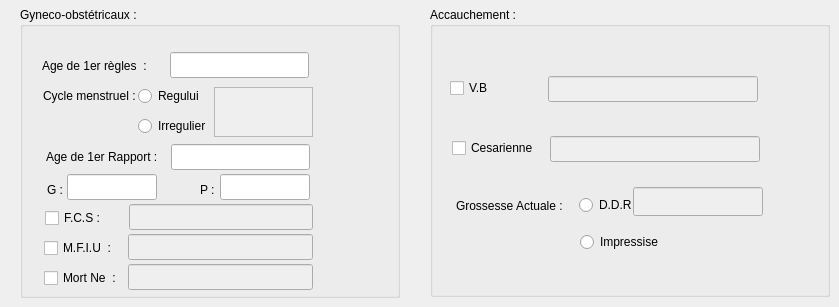
    <widget class="QWidget" name="tab_2">
     <attribute name="title">
      <string>Gyneco-obstétricaux</string>
     </attribute>
     <widget class="QGroupBox" name="groupBox_3">
      <property name="enabled">
       <bool>true</bool>
      </property>
      <property name="geometry">
       <rect>
        <x>20</x>
        <y>7</y>
        <width>380</width>
        <height>291</height>
       </rect>
      </property>
      <property name="title">
       <string>Gyneco-obstétricaux :</string>
      </property>
      <widget class="QLabel" name="label_37">
       <property name="geometry">
        <rect>
         <x>22</x>
         <y>50</y>
         <width>110</width>
         <height>17</height>
        </rect>
       </property>
       <property name="text">
        <string>Age de 1er règles  :</string>
       </property>
      </widget>
      <widget class="QLabel" name="label_38">
       <property name="geometry">
        <rect>
         <x>23</x>
         <y>80</y>
         <width>110</width>
         <height>17</height>
        </rect>
       </property>
       <property name="text">
        <string>Cycle menstruel :</string>
       </property>
      </widget>
      <widget class="QLabel" name="label_39">
       <property name="geometry">
        <rect>
         <x>26</x>
         <y>141</y>
         <width>115</width>
         <height>17</height>
        </rect>
       </property>
       <property name="text">
        <string>Age de 1er Rapport :</string>
       </property>
      </widget>
      <widget class="QLabel" name="label_40">
       <property name="geometry">
        <rect>
         <x>27</x>
         <y>174</y>
         <width>18</width>
         <height>17</height>
        </rect>
       </property>
       <property name="text">
        <string>G :</string>
       </property>
      </widget>
      <widget class="QLabel" name="label_41">
       <property name="geometry">
        <rect>
         <x>180</x>
         <y>174</y>
         <width>18</width>
         <height>17</height>
        </rect>
       </property>
       <property name="text">
        <string>P :</string>
       </property>
      </widget>
      <widget class="QLineEdit" name="G_lineEdit">
       <property name="geometry">
        <rect>
         <x>47</x>
         <y>167</y>
         <width>90</width>
         <height>26</height>
        </rect>
       </property>
      </widget>
      <widget class="QLineEdit" name="P_lineEdit">
       <property name="geometry">
        <rect>
         <x>200</x>
         <y>167</y>
         <width>90</width>
         <height>26</height>
        </rect>
       </property>
      </widget>
      <widget class="QCheckBox" name="fcs_checkBox">
       <property name="geometry">
        <rect>
         <x>25</x>
         <y>200</y>
         <width>57</width>
         <height>22</height>
        </rect>
       </property>
       <property name="text">
        <string>F.C.S :</string>
       </property>
      </widget>
      <widget class="QLineEdit" name="fcs_lineEdit">
       <property name="enabled">
        <bool>false</bool>
       </property>
       <property name="geometry">
        <rect>
         <x>109</x>
         <y>197</y>
         <width>184</width>
         <height>26</height>
        </rect>
       </property>
      </widget>
      <widget class="QCheckBox" name="mfiu_checkBox">
       <property name="geometry">
        <rect>
         <x>24</x>
         <y>230</y>
         <width>70</width>
         <height>22</height>
        </rect>
       </property>
       <property name="text">
        <string>M.F.I.U  :</string>
       </property>
      </widget>
      <widget class="QLineEdit" name="mfiu_lineEdit">
       <property name="enabled">
        <bool>false</bool>
       </property>
       <property name="geometry">
        <rect>
         <x>108</x>
         <y>227</y>
         <width>185</width>
         <height>26</height>
        </rect>
       </property>
      </widget>
      <widget class="QLineEdit" name="mort_ne_lineEdit">
       <property name="enabled">
        <bool>false</bool>
       </property>
       <property name="geometry">
        <rect>
         <x>108</x>
         <y>257</y>
         <width>185</width>
         <height>26</height>
        </rect>
       </property>
       <property name="text">
        <string/>
       </property>
      </widget>
      <widget class="QCheckBox" name="mort_ne_checkBox">
       <property name="geometry">
        <rect>
         <x>24</x>
         <y>260</y>
         <width>80</width>
         <height>22</height>
        </rect>
       </property>
       <property name="text">
        <string>Mort Ne  :</string>
       </property>
      </widget>
      <widget class="QLineEdit" name="first_rapport_age_lineEdit">
       <property name="geometry">
        <rect>
         <x>151</x>
         <y>137</y>
         <width>139</width>
         <height>26</height>
        </rect>
       </property>
      </widget>
      <widget class="QRadioButton" name="regului_radioButton">
       <property name="geometry">
        <rect>
         <x>118</x>
         <y>78</y>
         <width>76</width>
         <height>22</height>
        </rect>
       </property>
       <property name="text">
        <string>Regului</string>
       </property>
      </widget>
      <widget class="QRadioButton" name="inregului_radioButton">
       <property name="geometry">
        <rect>
         <x>118</x>
         <y>108</y>
         <width>76</width>
         <height>22</height>
        </rect>
       </property>
       <property name="text">
        <string>Irregulier</string>
       </property>
      </widget>
      <widget class="QLineEdit" name="first_regle_age_lineEdit">
       <property name="geometry">
        <rect>
         <x>150</x>
         <y>45</y>
         <width>139</width>
         <height>26</height>
        </rect>
       </property>
      </widget>
      <widget class="QTextEdit" name="textEdit">
       <property name="enabled">
        <bool>false</bool>
       </property>
       <property name="geometry">
        <rect>
         <x>194</x>
         <y>80</y>
         <width>99</width>
         <height>50</height>
        </rect>
       </property>
      </widget>
     </widget>
     <widget class="QGroupBox" name="groupBox_4">
      <property name="geometry">
       <rect>
        <x>430</x>
        <y>7</y>
        <width>400</width>
        <height>290</height>
       </rect>
      </property>
      <property name="title">
       <string>Accauchement :</string>
      </property>
      <widget class="QCheckBox" name="vb_checkBox_2">
       <property name="geometry">
        <rect>
         <x>20</x>
         <y>70</y>
         <width>76</width>
         <height>22</height>
        </rect>
       </property>
       <property name="text">
        <string>V.B</string>
       </property>
      </widget>
      <widget class="QLineEdit" name="vb_lineEdit_2">
       <property name="enabled">
        <bool>false</bool>
       </property>
       <property name="geometry">
        <rect>
         <x>118</x>
         <y>69</y>
         <width>210</width>
         <height>26</height>
        </rect>
       </property>
      </widget>
      <widget class="QCheckBox" name="cesarienne_checkBox">
       <property name="geometry">
        <rect>
         <x>22</x>
         <y>130</y>
         <width>93</width>
         <height>22</height>
        </rect>
       </property>
       <property name="text">
        <string>Cesarienne</string>
       </property>
      </widget>
      <widget class="QLineEdit" name="cesarienne_lineEdit">
       <property name="enabled">
        <bool>false</bool>
       </property>
       <property name="geometry">
        <rect>
         <x>120</x>
         <y>129</y>
         <width>210</width>
         <height>26</height>
        </rect>
       </property>
      </widget>
      <widget class="QRadioButton" name="ddr_radioButton">
       <property name="geometry">
        <rect>
         <x>149</x>
         <y>187</y>
         <width>60</width>
         <height>22</height>
        </rect>
       </property>
       <property name="text">
        <string>D.D.R</string>
       </property>
      </widget>
      <widget class="QRadioButton" name="inpressise_radioButton">
       <property name="geometry">
        <rect>
         <x>150</x>
         <y>224</y>
         <width>90</width>
         <height>22</height>
        </rect>
       </property>
       <property name="text">
        <string>Impressise</string>
       </property>
      </widget>
      <widget class="QLabel" name="label_29">
       <property name="geometry">
        <rect>
         <x>26</x>
         <y>190</y>
         <width>120</width>
         <height>17</height>
        </rect>
       </property>
       <property name="text">
        <string>Grossesse Actuale :</string>
       </property>
      </widget>
      <widget class="QLineEdit" name="ddr_dateEdit">
       <property name="enabled">
        <bool>false</bool>
       </property>
       <property name="geometry">
        <rect>
         <x>203</x>
         <y>180</y>
         <width>130</width>
         <height>29</height>
        </rect>
       </property>
      </widget>
     </widget>
    </widget>
